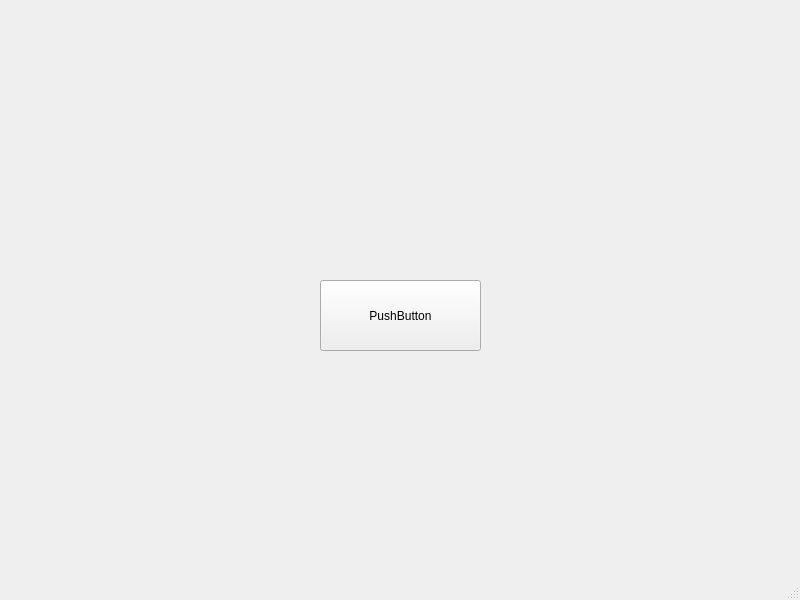
<?xml version="1.0" encoding="UTF-8"?>
<ui version="4.0">
 <class>MainWindow</class>
 <widget class="QMainWindow" name="MainWindow">
  <property name="geometry">
   <rect>
    <x>0</x>
    <y>0</y>
    <width>800</width>
    <height>600</height>
   </rect>
  </property>
  <property name="windowTitle">
   <string>MainWindow</string>
  </property>
  <widget class="QWidget" name="centralwidget">
   <widget class="QPushButton" name="pushButton">
    <property name="geometry">
     <rect>
      <x>320</x>
      <y>280</y>
      <width>161</width>
      <height>71</height>
     </rect>
    </property>
    <property name="text">
     <string>PushButton</string>
    </property>
   </widget>
  </widget>
  <widget class="QMenuBar" name="menubar">
   <property name="geometry">
    <rect>
     <x>0</x>
     <y>0</y>
     <width>800</width>
     <height>22</height>
    </rect>
   </property>
  </widget>
  <widget class="QStatusBar" name="statusbar"/>
 </widget>
 <resources/>
 <connections/>
</ui>
